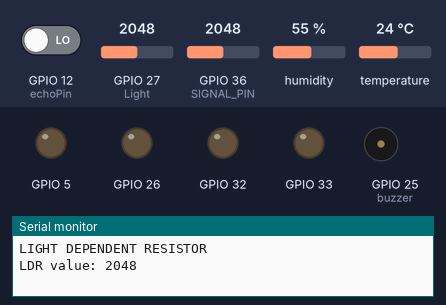
This sketch was run on a simulated ESP32. Parts: output pins drawn as LEDs (lit = HIGH), buzzer (waves = sounding, pin HIGH), the last lines printed to the serial monitor. The inputs (shaded band) are chosen by the test bench; at power-on: humidity 55 %, GPIO 27 (Light) = 2048, GPIO 36 (SIGNAL_PIN) = 2048, GPIO 12 (echoPin) LOW, temperature 24 °C. Pins used as bus, display or sensor lines are not drawn.

Above: at 3.2 s.
3.3 s: humidity set to 52 %
At 7.5 s:
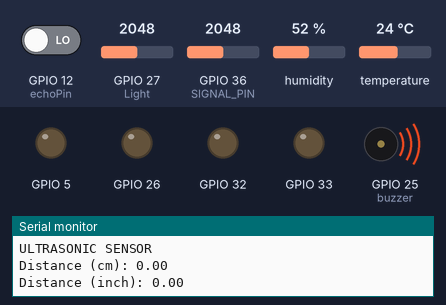
9.5 s: humidity set to 49 %
At 18.0 s:
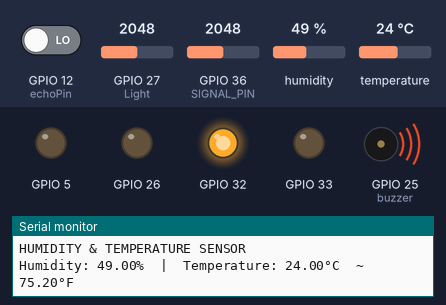
19.0 s: GPIO 27 (Light) set to 1830
22.5 s: GPIO 27 (Light) set to 1759
At 31.8 s:
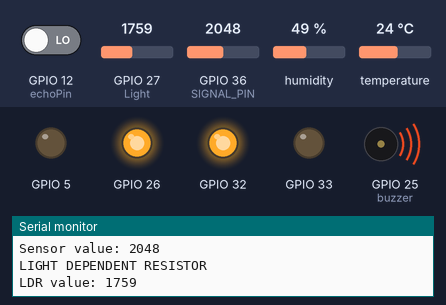
32.1 s: GPIO 36 (SIGNAL_PIN) set to 837
39.3 s: GPIO 36 (SIGNAL_PIN) set to 768
At 48.7 s:
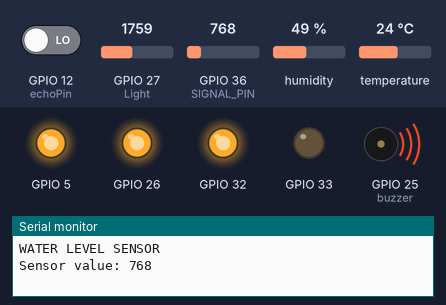
Timing chart, 0 to 50.1 s (numbered marks = the images above; inputs shaded):
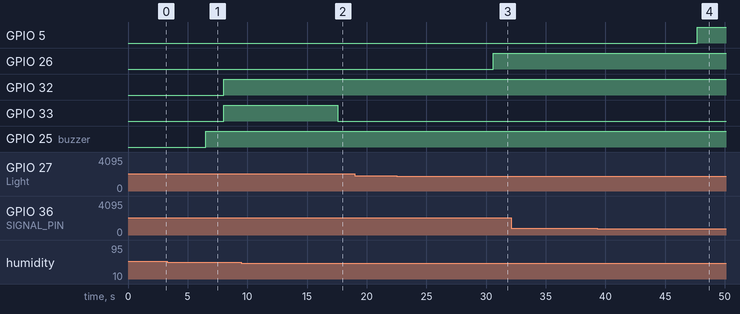

Measured:
- the behaviour switches between 51 and 50 % on humidity (found by bisection; images 1 and 2)
- the behaviour switches between 1800 and 1799 on GPIO 27 (Light) (found by bisection; images 2 and 3)
- the behaviour switches between 800 and 799 on GPIO 36 (SIGNAL_PIN) (found by bisection; images 3 and 4)
- after the input at 9.5 s, GPIO 33: HIGH → LOW after 8.1 s
- after the input at 22.5 s, GPIO 26: LOW → HIGH after 8.1 s
- after the input at 39.3 s, GPIO 5: LOW → HIGH after 8.4 s

The sketch:

All_sensors.ino
```cpp
//LDR
#define Light 27

//ultrasonic
//define sound speed in cm/uS
#define SOUND_SPEED 0.034
#define CM_TO_INCH 0.393701
#define buzzer 25
const int trigPin = 13;
const int echoPin = 12;
long duration;
float distanceCm;
float distanceInch;

//dht
#include <DHT.h>
#define DHT_SENSOR_PIN  15 // ESP32 pin GIOP21 connected to DHT11 sensor
#define DHT_SENSOR_TYPE DHT11
DHT dht_sensor(DHT_SENSOR_PIN, DHT_SENSOR_TYPE);

//waterlevel
#define POWER_PIN  17
#define SIGNAL_PIN 36
int value = 0; // variable to store the sensor value

void setup() {
  Serial.begin(115200);
  delay(2000);

  //LDR
  pinMode (26, OUTPUT);

  //ultrasonic
  pinMode(trigPin, OUTPUT); // Sets the trigPin as an Output
  pinMode(echoPin, INPUT); // Sets the echoPin as an Input
  dht_sensor.begin(); // initialize the DHT sensor
  pinMode(buzzer,OUTPUT);

  //water level
  pinMode(POWER_PIN, OUTPUT);   // configure D7 pin as an OUTPUT
  digitalWrite(POWER_PIN, LOW); // turn the sensor OFF
  pinMode(5, OUTPUT);

  //DHT
  pinMode (32, OUTPUT);
  pinMode (33, OUTPUT);
}

void loop() {
   LDR();

  Ultrasonic();

  hum_temp();

  watersensor();
}


void LDR(){
Serial.println("LIGHT DEPENDENT RESISTOR");
  int val = analogRead(Light);

   if (val<1800)
   {
    digitalWrite (26, HIGH);
   }
  else
  {
    digitalWrite (26, LOW);
  }
  Serial.print("LDR value: ");
  Serial.println(val);
  Serial.println();
  delay(1500);
}

void Ultrasonic()
{
  //Clears the trigPin
  Serial.println("ULTRASONIC SENSOR");
  digitalWrite(trigPin, LOW);
  delay(1000);
  // Sets the trigPin on HIGH state for 10 micro seconds
  digitalWrite(trigPin, HIGH);
  delay(1000);
  digitalWrite(trigPin, LOW);

  // Reads the echoPin, returns the sound wave travel time in microseconds
  duration = pulseIn(echoPin, HIGH);

  // Calculate the distance
  distanceCm = duration * SOUND_SPEED/2;

  // Convert to inches
  distanceInch = distanceCm * CM_TO_INCH;
  if (distanceInch < 2)
     digitalWrite(buzzer, HIGH);
  else
     digitalWrite(buzzer, LOW);

  // Prints the distance in the Serial Monitor
  Serial.print("Distance (cm): ");
  Serial.println(distanceCm);
  Serial.print("Distance (inch): ");
  Serial.println(distanceInch);
  Serial.println();
  delay(1500);
}

void hum_temp()
{
Serial.println("HUMIDITY & TEMPERATURE SENSOR");
  // read humidity
  float humi  = dht_sensor.readHumidity();
  // read temperature in Celsius
  float tempC = dht_sensor.readTemperature();
  // read temperature in Fahrenheit
  float tempF = dht_sensor.readTemperature(true);

 //turn Green LED ON if Temperature is above 20°C
  if(tempC>20)
     digitalWrite(32, HIGH);
  else
     digitalWrite(32,  LOW);

 //turn red LED on if Humidity is above 50%
  if(humi>50)
     digitalWrite(33, HIGH);
  else
    digitalWrite(33,  LOW);


  // check whether the reading is successful or not
  if ( isnan(tempC) || isnan(tempF) || isnan(humi)) {
    Serial.println("Failed to read from DHT sensor!");
  } else {

    Serial.print("Humidity: ");
    Serial.print(humi);
    Serial.print("%");

    Serial.print("  |  ");

    Serial.print("Temperature: ");
    Serial.print(tempC);
    Serial.print("°C  ~  ");
    Serial.print(tempF);
    Serial.println("°F");
    Serial.println();
  }
  // wait a 2 seconds between readings
  delay(1500);
  }

void watersensor()
{
  Serial.println("WATER LEVEL SENSOR");
  digitalWrite(POWER_PIN, HIGH);  // turn the sensor ON
  delay(10);                      // wait 10 milliseconds
  value = analogRead(SIGNAL_PIN); // read the analog value from sensor
  if(value>=800)
  {
  digitalWrite (5 ,LOW);
  }
  else
  {
  digitalWrite (5 ,HIGH);
  }

  digitalWrite(POWER_PIN, LOW);   // turn the sensor OFF

  Serial.print("Sensor value: ");
  Serial.println(value);
  Serial.println();
  Serial.println();

  delay(2000);
}
```
